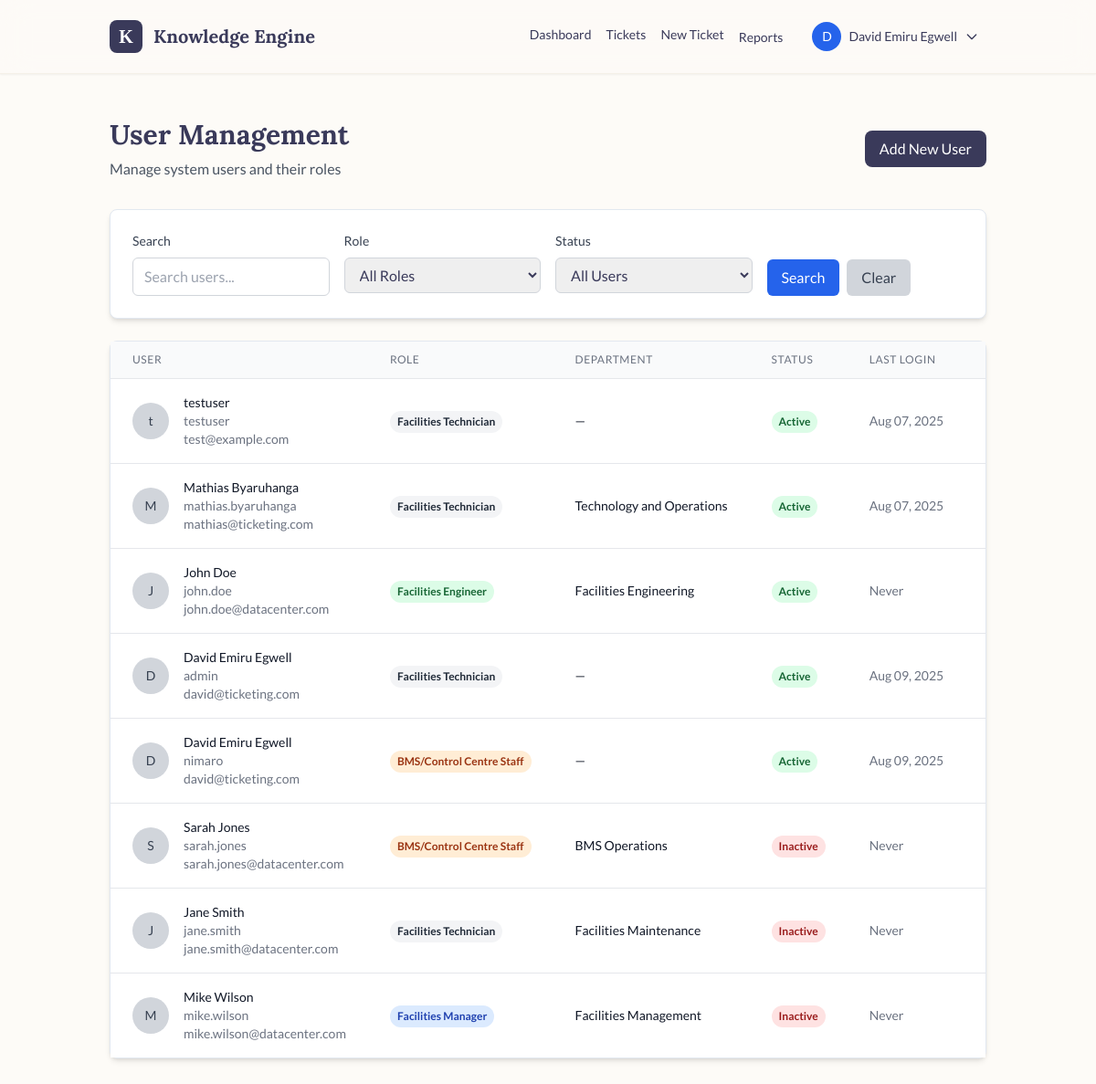
/users/list/ (signed in), run on an earlier commit of the app's database.
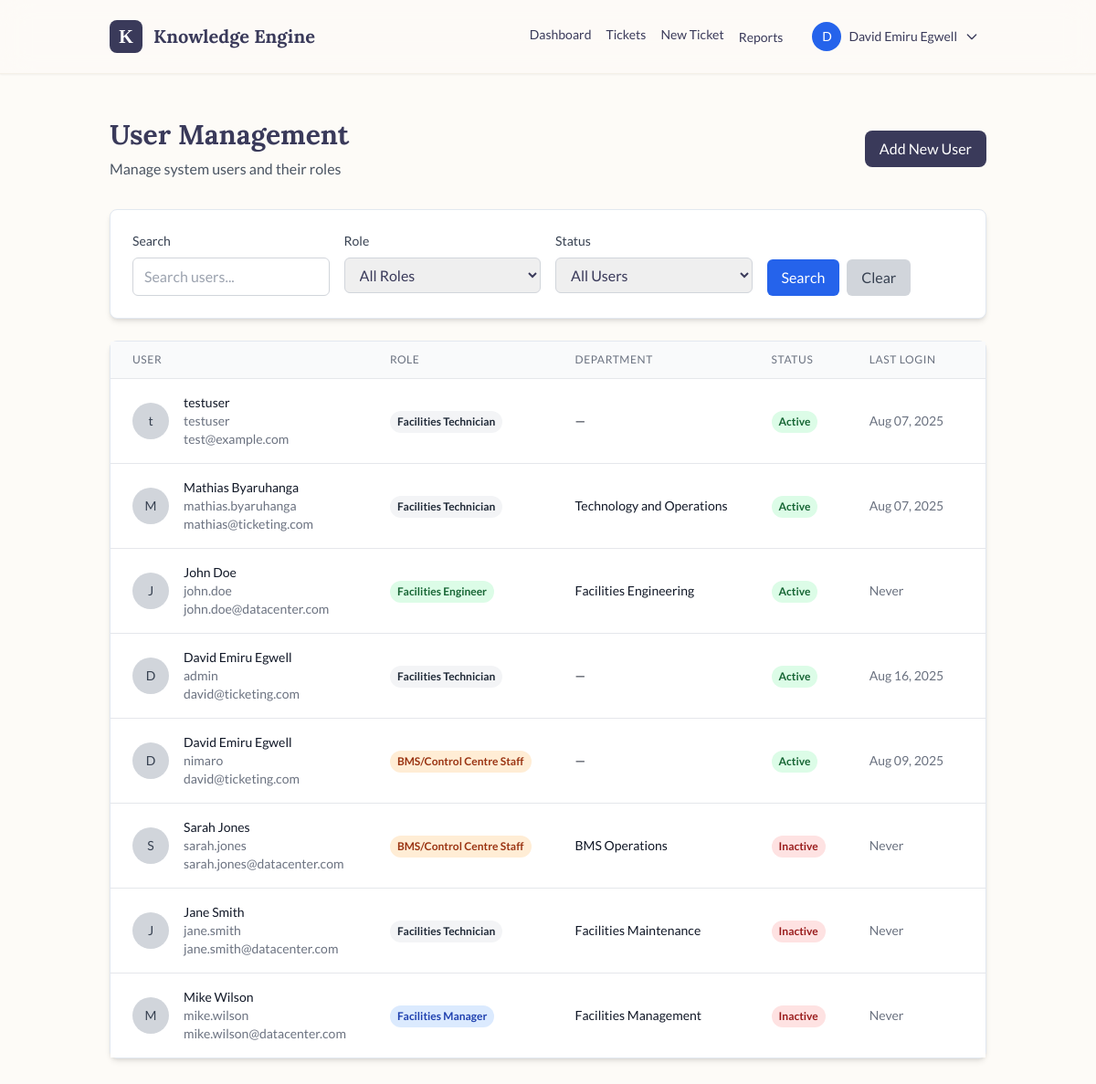
And on a later commit of the database.
### tickets/models.py (models this page shows, shortened)
class User(AbstractUser):
    ROLE_CHOICES = (
        ('technician', 'Facilities Technician'),
        ('engineer', 'Facilities Engineer'),
        ('manager', 'Facilities Manager'),
        ('bms', 'BMS/Control Centre Staff'),
        ('admin', 'System Administrator'),
    )
    role = models.CharField(max_length=20, choices=ROLE_CHOICES, default='technician')
    phone = models.CharField(max_length=20, blank=True)
    department = models.CharField(max_length=100, blank=True)
    def get_full_name(self):
        return f"{self.first_name} {self.last_name}".strip() or self.username

### tickets/user_views.py (the view, shortened to what this page needs)
# urls.py: path('list/', UserListView.as_view(), name='list'),
class UserListView(LoginRequiredMixin, ListView):
    model = User
    template_name = 'users/user_list.html'
    context_object_name = 'users'
    paginate_by = 20
    def dispatch(self, request, *args, **kwargs):
        if not request.user.is_staff:
            messages.error(request, 'You do not have permission to view the user list.')
            return redirect('tickets:dashboard')
        return super().dispatch(request, *args, **kwargs)
    def get_queryset(self):
        queryset = User.objects.all().order_by('last_name', 'first_name')
        search = self.request.GET.get('search')
        role = self.request.GET.get('role')
        if role:
            queryset = queryset.filter(role=role)
        is_active = self.request.GET.get('is_active')
        if is_active == 'true':
            queryset = queryset.filter(is_active=True)
        elif is_active == 'false':
            queryset = queryset.filter(is_active=False)
        return queryset
    def get_context_data(self, **kwargs):
        context = super().get_context_data(**kwargs)
        context['role_choices'] = User.ROLE_CHOICES
        context['search_query'] = self.request.GET.get('search', '')
        context['selected_role'] = self.request.GET.get('role', '')
        context['selected_active'] = self.request.GET.get('is_active', '')
        return context

### core/context_processors.py (called while the page is built)
def auth_enabled(request):
    return {'user_o365_auth_enabled': getattr(settings, 'USER_O365_AUTH_ENABLED', False)}

### tickets/templates/users/user_list.html (shortened to what the changed rows need)
{% extends 'tickets/base.html' %}
{% block content %}
<div class="mb-8">
    <div class="flex justify-between items-center">
        <div>
            <h1 class="text-3xl font-bold text-[#3A3A5A] mb-2">User Management</h1>
        </div>
    </div>
</div>
<div class="bg-white rounded-lg shadow-md border border-slate-200">
    <div class="overflow-x-auto">
        <table class="min-w-full divide-y divide-gray-200">
            <thead class="bg-gray-50">
                <tr>
                    <th class="px-6 py-3 text-left text-xs font-medium text-gray-500 uppercase tracking-wider">User</th>
                    <th class="px-6 py-3 text-left text-xs font-medium text-gray-500 uppercase tracking-wider">Role</th>
                    <th class="px-6 py-3 text-left text-xs font-medium text-gray-500 uppercase tracking-wider">Department</th>
                    <th class="px-6 py-3 text-left text-xs font-medium text-gray-500 uppercase tracking-wider">Status</th>
                    <th class="px-6 py-3 text-left text-xs font-medium text-gray-500 uppercase tracking-wider">Last Login</th>
                    <th class="px-6 py-3 text-left text-xs font-medium text-gray-500 uppercase tracking-wider">Actions</th>
                </tr>
            </thead>
            <tbody class="bg-white divide-y divide-gray-200">
                {% for user_item in users %}
                <tr class="hover:bg-gray-50">
                    <td class="px-6 py-4 whitespace-nowrap">
                        <div class="flex items-center">
                            <div class="w-10 h-10 bg-gray-300 rounded-full flex items-center justify-center">
                                <span class="text-sm font-medium text-gray-700">{{ user_item.first_name.0|default:user_item.username.0 }}</span>
                            </div>
                            <div class="ml-4">
                                <div class="text-sm font-medium text-gray-900">{{ user_item.get_full_name }}</div>
                                <div class="text-sm text-gray-500">{{ user_item.username }}</div>
                                <div class="text-sm text-gray-500">{{ user_item.email }}</div>
                            </div>
                        </div>
                    </td>
                    <td class="px-6 py-4 whitespace-nowrap">
                        <span class="inline-flex px-2 py-1 text-xs font-semibold rounded-full
                            {% if user_item.role == 'admin' %}bg-purple-100 text-purple-800
                            {% elif user_item.role == 'manager' %}bg-blue-100 text-blue-800
                            {% elif user_item.role == 'engineer' %}bg-green-100 text-green-800
                            {% elif user_item.role == 'bms' %}bg-orange-100 text-orange-800
                            {% else %}bg-gray-100 text-gray-800{% endif %}">
                            {{ user_item.get_role_display }}
                        </span>
                    </td>
                    <td class="px-6 py-4 whitespace-nowrap text-sm text-gray-900">
                        {{ user_item.department|default:"—" }}
                    </td>
                    <td class="px-6 py-4 whitespace-nowrap">
                        {% if user_item.is_active %}
                            <span class="inline-flex px-2 py-1 text-xs font-semibold rounded-full bg-green-100 text-green-800">Active</span>
                        {% else %}
                            <span class="inline-flex px-2 py-1 text-xs font-semibold rounded-full bg-red-100 text-red-800">Inactive</span>
                        {% endif %}
                    </td>
                    <td class="px-6 py-4 whitespace-nowrap text-sm text-gray-500">
                        {% if user_item.last_login %}
                            {{ user_item.last_login|date:"M d, Y" }}
                        {% else %}
                            Never
                        {% endif %}
                    </td>
                    <td class="px-6 py-4 whitespace-nowrap text-sm font-medium">
                    </td>
                </tr>
                {% empty %}
                <tr>
                    <td colspan="6" class="px-6 py-4 text-center text-gray-500">No users found</td>
                </tr>
                {% endfor %}
            </tbody>
        </table>
    </div>
</div>
{% endblock %}

### tickets/templates/tickets/base.html (shortened to what this page needs)
<!DOCTYPE html>
<html lang="en" class="scroll-smooth">
<head>
    <script src="https://cdn.tailwindcss.com"></script>
</head>
<body class="antialiased">
    <header class="bg-[#FDFBF7]/80 backdrop-blur-lg shadow-sm sticky top-0 z-50 border-b border-[#F5F0E8]">
        <nav class="container mx-auto px-6 lg:px-8">
            <div class="flex items-center justify-between h-20">
                <div class="flex items-center space-x-3">
                    <div class="w-9 h-9 bg-[#3A3A5A] rounded-lg flex items-center justify-center text-white font-bold text-xl font-serif">K</div>
                    <h1 class="text-xl font-bold text-[#3A3A5A]">Knowledge Engine</h1>
                </div>
                <div class="flex items-center space-x-6">
                    {% if user.is_authenticated %}
                        <nav class="flex space-x-4">
                            <a href="{% url 'tickets:dashboard' %}" class="text-sm font-medium hover:text-blue-600">Dashboard</a>
                            <a href="{% url 'tickets:list' %}" class="text-sm font-medium hover:text-blue-600">Tickets</a>
                            <a href="{% url 'tickets:create' %}" class="text-sm font-medium hover:text-blue-600">New Ticket</a>
                            <div class="relative group">
                                <a href="{% url 'tickets:reports_dashboard' %}" class="text-sm font-medium hover:text-blue-600">Reports</a>
                            </div>
                        </nav>
                        <div class="flex items-center space-x-4">
                            <div class="relative" id="user-menu">
                                <button
                                    class="flex items-center space-x-2 text-sm font-medium hover:text-blue-600 focus:outline-none focus:ring-2 focus:ring-blue-500 focus:ring-offset-2 rounded-md px-2 py-1 transition-colors"
                                    id="user-menu-button"
                                    aria-expanded="false"
                                    aria-haspopup="true"
                                >
                                    <div class="w-8 h-8 bg-blue-600 rounded-full flex items-center justify-center text-white text-sm font-medium">
                                        {{ user.first_name.0|default:user.username.0|upper }}
                                    </div>
                                    <span class="hidden md:block">{{ user.get_full_name|default:user.username }}</span>
                                    <svg class="w-4 h-4 transition-transform duration-200" id="dropdown-arrow" fill="none" stroke="currentColor" viewBox="0 0 24 24">
                                        <path stroke-linecap="round" stroke-linejoin="round" stroke-width="2" d="M19 9l-7 7-7-7"></path>
                                    </svg>
                                </button>
                            </div>
                        </div>
                    {% else %}
                        <a href="{% url 'account_login' %}" class="text-sm font-medium hover:underline">Login</a>
                    {% endif %}
                </div>
            </div>
        </nav>
    </header>
    <main class="container mx-auto px-6 lg:px-8 py-12">
        {% block content %}{% endblock %}
    </main>
</body>
</html>

What changed in the data, as far as the page shows it:
changed User "admin": last_login "Aug 09, 2025" → "Aug 16, 2025"
